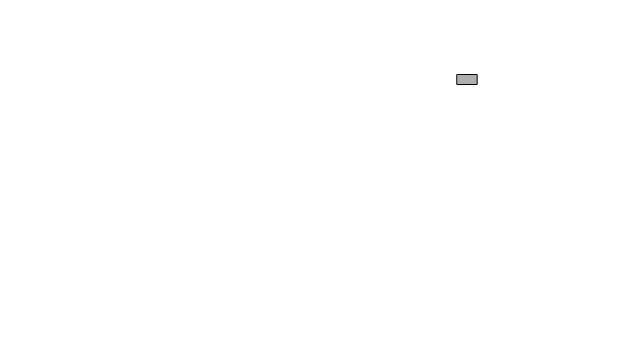
Frame 1 (no input)
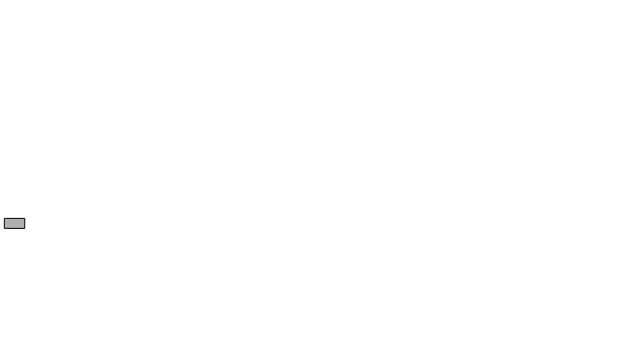
Frame 60 (no input)
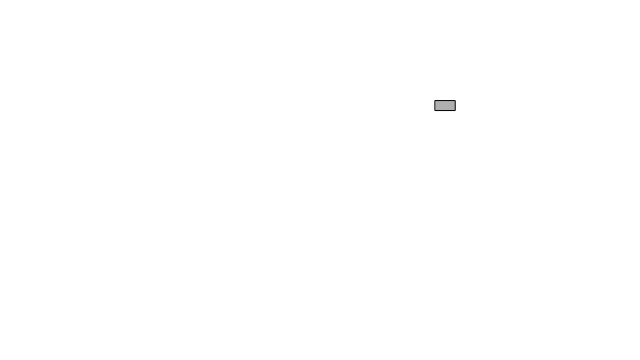
Frame 120 (the mouse pressed at the canvas centre since frame 60)

The p5.js sketch that drew these frames (run headless with seeded random() and noise() and a simulated clock; from frame 60 on, the mouse is pressed at the canvas centre):

// p5.js sketch
// ── sketch.js
var mover;

function setup() {
  createCanvas(640,360);
  mover = new Mover();
};

function draw() {
  background(255);
  mover.update();
  mover.checkEdges();
  mover.display();
};

//MOVER CLASS//
var Mover = function(){
  //Use vectors as our variables
  this.position = createVector(random(width), random(height));
  this.velocity = createVector(0, 0);

  this.topspeed = 10;

  //Functions

  this.update = function(){

    //random acceleration
    this.acceleration = p5.Vector.random2D(); //random normalised vector
    this.acceleration.mult(random(2));//scale vector randomly


    //move car with velocity
    this.velocity.limit(this.topspeed);
    this.position.add(this.velocity);  //add the velocity to position
    this.velocity.add(this.acceleration); //add acceleration to velocity
  }





  //display the mover
  this.display = function(){
    stroke(0);
    fill(175);
    rect(this.position.x, this.position.y, 20,10);
  }

  //check boundaries
  this.checkEdges=function(){
    if(this.position.x>width){
      this.position.x=0;
    }else if(this.position.x<0){
      this.position.x=width;
    }

    if(this.position.y>height){
      this.position.y=0;
    }else if (this.position.y<0){
      this.position.y=height;
    }
  }
};
